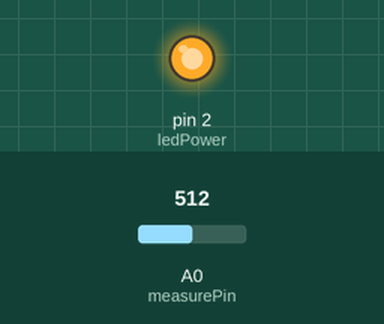
A sketch run on a simulated Arduino Uno, built with avr-gcc and run on an emulated ATmega328P. Shown: output pins drawn as LEDs (lit = HIGH). The test bench sets the inputs (shaded band); at power-on: A0 (measurePin) = 512. What the sketch prints to the serial monitor is not drawn.

Above: at 1.8 s.
1.9 s: A0 (measurePin) set to 716
4.5 s: A0 (measurePin) set to 306
Timing chart, 0 to 7.5 s (numbered marks = the images above; inputs shaded):
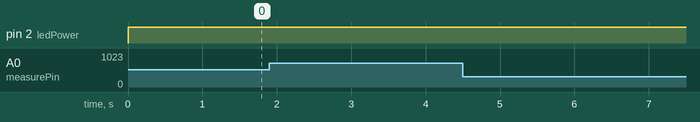

The sketch:

dust.ino
```cpp
/*
  Standalone Sketch to use with a Arduino UNO and a
  Sharp Optical Dust Sensor GP2Y1010AU0F
*/

int measurePin = 0; //Connect dust sensor to Arduino A0 pin
int ledPower = 2;   //Connect 3 led driver pins of dust sensor to Arduino D2

int samplingTime = 280;
int deltaTime = 40;
int sleepTime = 9680;

float voMeasured = 0;
float calcVoltage = 0;
float dustDensity = 0;

void setup(){
   Serial.begin(9600);
   pinMode(ledPower,OUTPUT);
}

void loop(){
   digitalWrite(ledPower,LOW); // power on the LED
   delayMicroseconds(samplingTime);

  voMeasured = analogRead(measurePin); // read the dust value

  delayMicroseconds(deltaTime);
   digitalWrite(ledPower,HIGH); // turn the LED off
   delayMicroseconds(sleepTime);

  // 0 - 5V mapped to 0 - 1023 integer values
   // recover voltage
   calcVoltage = voMeasured * (5.0 / 1024.0);

  // linear eqaution taken from http://www.howmuchsnow.com/arduino/airquality/
   // Chris Nafis (c) 2012
   dustDensity = 0.17 * calcVoltage - 0.01;

   //mg/m3 to ug/m3
   dustDensity = max(0,dustDensity);
   float finDensity = dustDensity*1000;
   float outputPM,Clow,Chigh,Ilow,Ihigh;

   if(0<finDensity && finDensity<= 15.4){
    Clow = 0;
    Chigh = 15.4;
    Ilow = 0;
    Ihigh = 50;
    outputPM = ((Ihigh -Ilow)/(Chigh-Clow))*(finDensity - Clow)+Ilow;
    Serial.print(" 空气质量良好 ");
    }
   else if(15.5<finDensity && finDensity<=40.4){
    Clow = 15.5;
    Chigh = 40.4;
    Ilow = 51;
    Ihigh = 100;
    outputPM = ((Ihigh -Ilow)/(Chigh-Clow))*(finDensity - Clow)+Ilow;
    Serial.print(" 空气质量中等 ");
    }
   else if(40.5<finDensity && finDensity<=65.4){
    Clow = 40.5;
    Chigh = 65.4;
    Ilow = 101;
    Ihigh = 150;
    outputPM = ((Ihigh -Ilow)/(Chigh-Clow))*(finDensity - Clow)+Ilow;
    Serial.print(" 空气质量对敏感人群不健康 ");
    }
   else if(65.5 < finDensity && finDensity <= 150.4){
    Clow = 65.5;
    Chigh = 150.4;
    Ilow = 151;
    Ihigh = 200;
    outputPM = ((Ihigh -Ilow)/(Chigh-Clow))*(finDensity - Clow)+Ilow;
    Serial.print(" 空气质量不健康 ");
    }
   else if(150.5 < finDensity && finDensity <= 250.4){
    Clow = 150.5;
    Chigh = 250.4;
    Ilow = 201;
    Ihigh = 300;
    outputPM = ((Ihigh -Ilow)/(Chigh-Clow))*(finDensity - Clow)+Ilow;
    Serial.print(" 空气质量非常不健康 ");
    }
   else if(250.5 < finDensity && finDensity <= 350.4){
    Clow = 250.5;
    Chigh = 350.4;
    Ilow = 301;
    Ihigh = 400;
    outputPM = ((Ihigh -Ilow)/(Chigh-Clow))*(finDensity - Clow)+Ilow;
    Serial.print(" 空气质量有毒害 ");
    }
   else if(350.5 < finDensity && finDensity <= 500.4){
    Clow = 350.5;
    Chigh = 500.4;
    Ilow = 401;
    Ihigh = 500;
    outputPM = ((Ihigh -Ilow)/(Chigh-Clow))*(finDensity - Clow)+Ilow;
    Serial.print(" 空气质量有毒害 ");
    }
    else if(500.5 < finDensity){
    Clow = 500.5;
    Chigh = 700.4;
    Ilow = 501;
    Ihigh = 600;
    outputPM = ((Ihigh -Ilow)/(Chigh-Clow))*(finDensity - Clow)+Ilow;
    Serial.print(" PM已经突破天际 ");
    }


  Serial.print(" PM2.5 = ");
  Serial.println(outputPM); // unit: mg/m3

  delay(1000);
}
```
